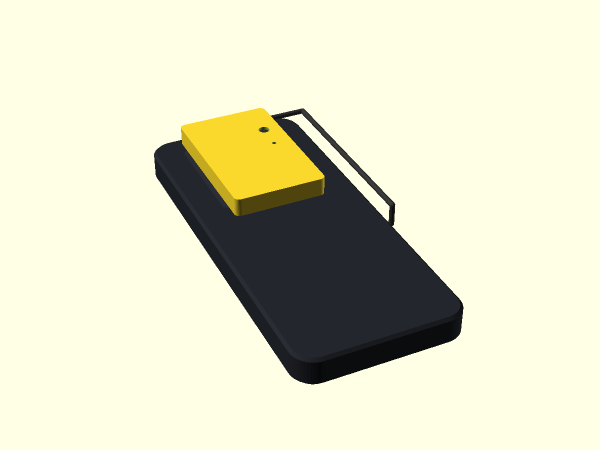
#> input picture wireless/box/renders/a_bottom_flat_soldered.png, 1200 x 900 px (shown at 1/2 size)
$ python composite.py ../renders/a_bottom_flat_soldered.png out.png
#> lines starting #> are read from the running program, lines starting #| are printed output that depends on the picture; after the words box and inside, x2 and y2 are one past the last pixel; in counts of white or black regions, pixels touching at a corner belong together
"""Side-by-side and overlay comparison of the rendered calculator with the photos. Usage: composite.py render.png out.png"""
import sys
import numpy as np
from PIL import Image, ImageOps
render = Image.open(sys.argv[1]).convert("RGB")
#> render is the input picture: PIL image 1200x900 RGB; mean R, G, B 221.9, 221.2, 195.2
a = np.asarray(render).astype(int)
bg = a[0, 0]
#> bg = [255, 255, 229]
mask = np.abs(a - bg).sum(axis=2) > 40
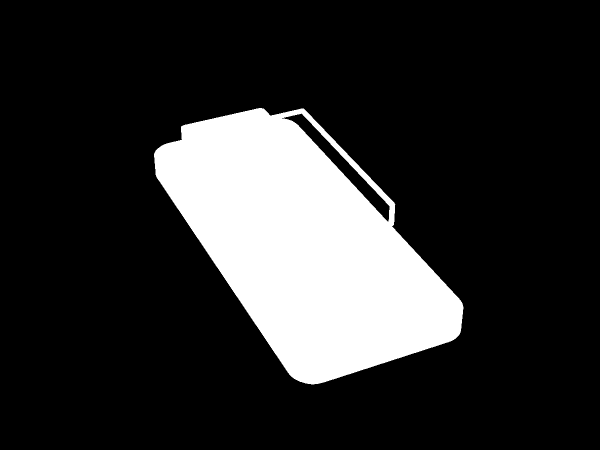
#> mask: shape (900, 1200) bool (shown at 1/2 size); 17.9% white; 1 white region, box (x1, y1, x2, y2) and area: (308, 216, 927, 769) 193637
ys, xs = np.nonzero(mask)
r = render.crop((xs.min(), ys.min(), xs.max() + 1, ys.max() + 1))      # the calculator's bounding box in the render
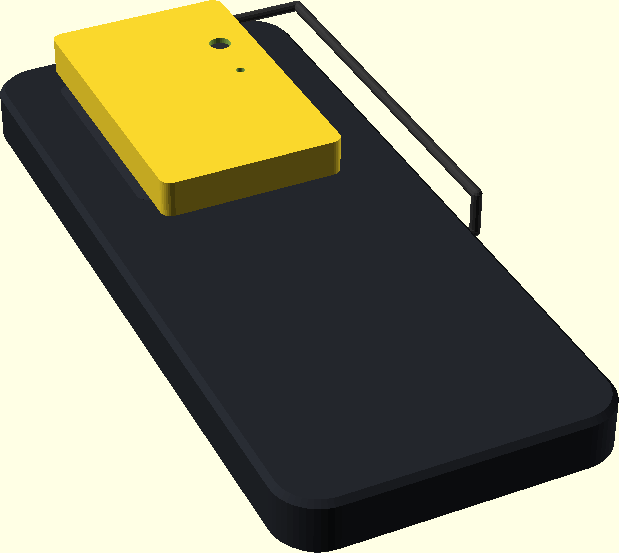
#> r: PIL image 619x553 RGB; mean R, G, B 150.6, 148.4, 122.2
print("render bbox", r.size)
#| render bbox (619, 553)
# photo 1: calc-front-straight.jpg, body x 690..1388 (698 px = 86.9 mm), bottom edge y 1410, top off-frame
#> (the run stopped early here; a loop or call above may not have finished)

$ run again, on wireless/box/renders/a_top_flat_soldered_end.png
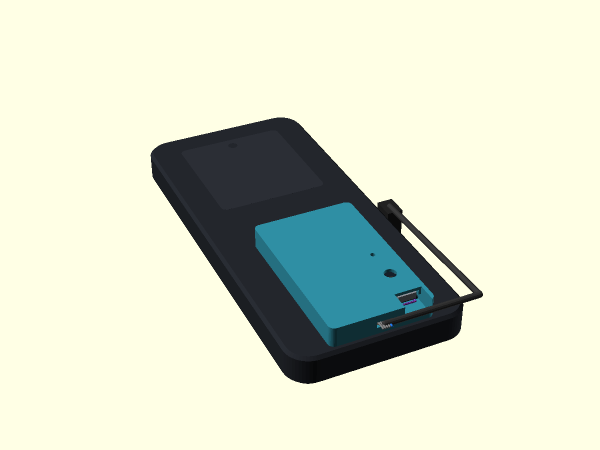
#> input picture wireless/box/renders/a_top_flat_soldered_end.png, 1200 x 900 px (shown at 1/2 size)
#> render is the input picture: PIL image 1200x900 RGB; mean R, G, B 215.5, 220.7, 201.2
#> bg = [255, 255, 229]
#> `mask = np.abs(a - bg).sum(axis=2) > 40`:
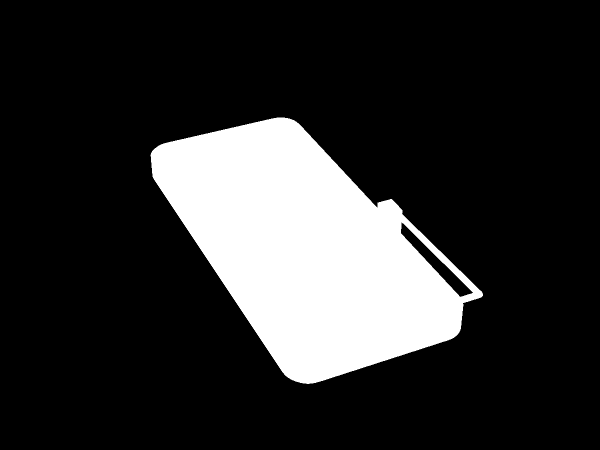
#> mask: shape (900, 1200) bool (shown at 1/2 size); 18.1% white; 1 white region, box (x1, y1, x2, y2) and area: (301, 235, 966, 768) 195138
#> `r = render.crop((xs.min(), ys.min(), xs.max() + 1, ys.max() + 1))     ..`:
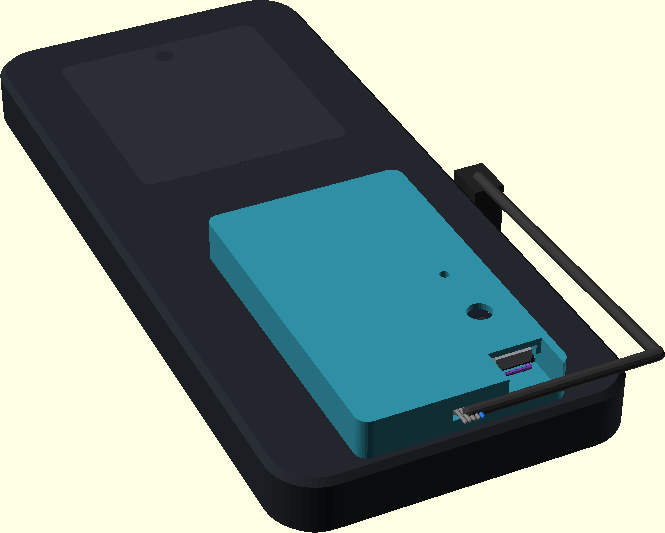
#> r: PIL image 665x533 RGB; mean R, G, B 134.8, 150.6, 144.2
#| render bbox (665, 533)

$ run again, on wireless/box/renders/a_top_flat_soldered_end_right.png
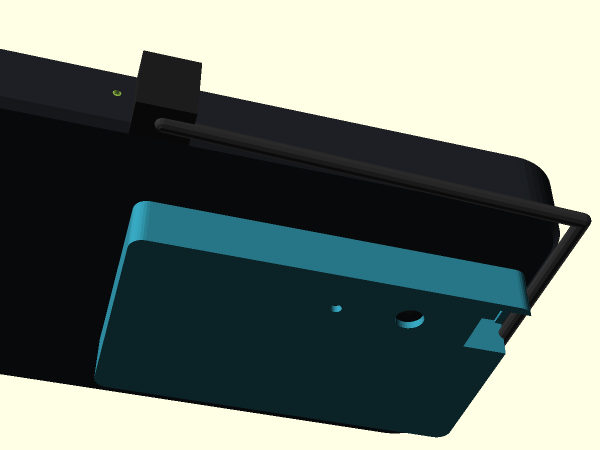
#> input picture wireless/box/renders/a_top_flat_soldered_end_right.png, 1200 x 900 px (shown at 1/2 size)
#> render is the input picture: PIL image 1200x900 RGB; mean R, G, B 110, 120, 112.7
#> bg = [255, 255, 229]
#> `mask = np.abs(a - bg).sum(axis=2) > 40`:
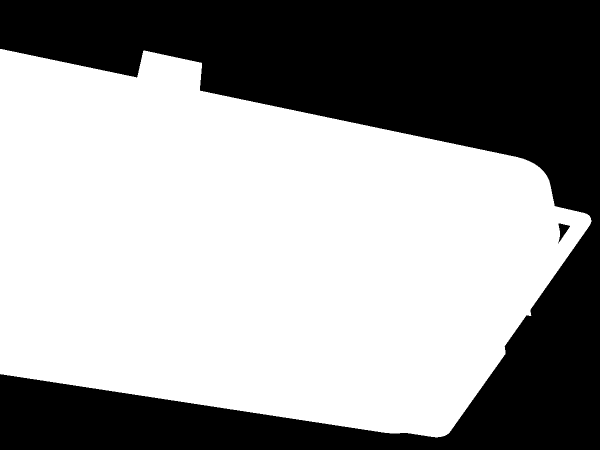
#> mask: shape (900, 1200) bool (shown at 1/2 size); 60.8% white; 2 black regions, box (x1, y1, x2, y2) and area: (0, 0, 1200, 900) 422863, (1116, 447, 1140, 487) 412
#> `r = render.crop((xs.min(), ys.min(), xs.max() + 1, ys.max() + 1))     ..`:
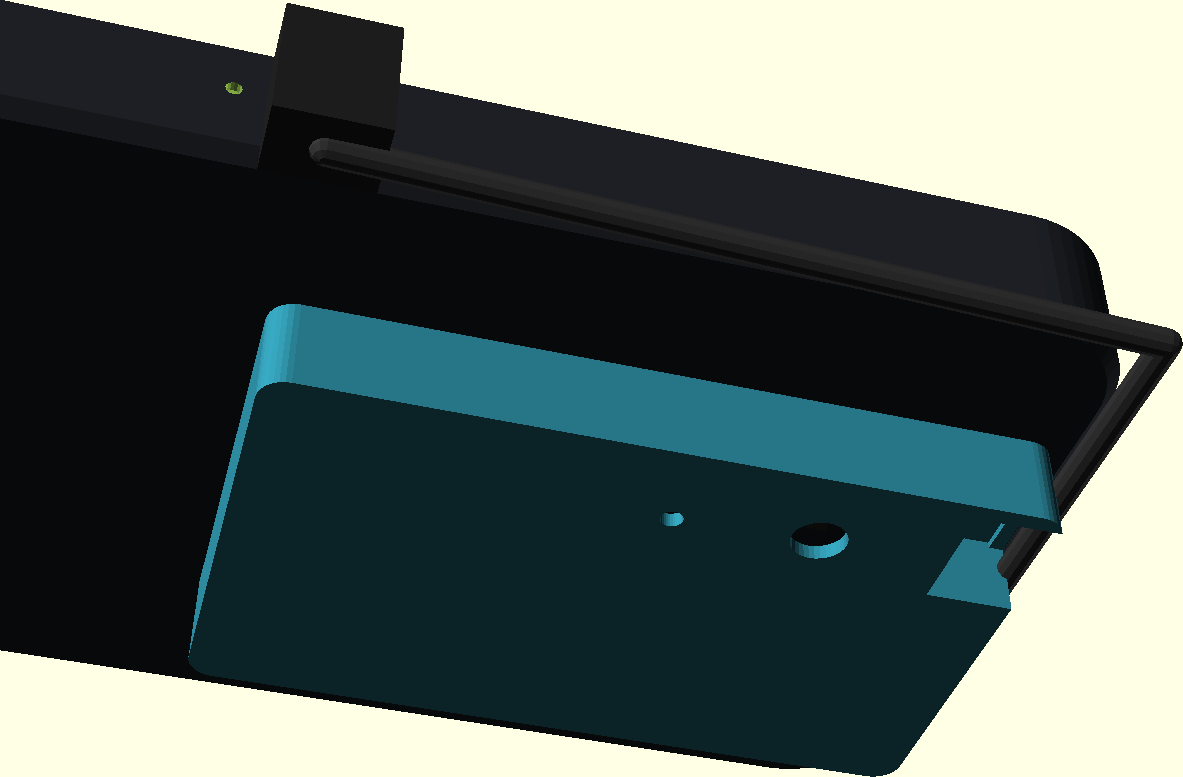
#> r: PIL image 1183x777 RGB; mean R, G, B 84.6, 96.4, 92.4
#| render bbox (1183, 777)
